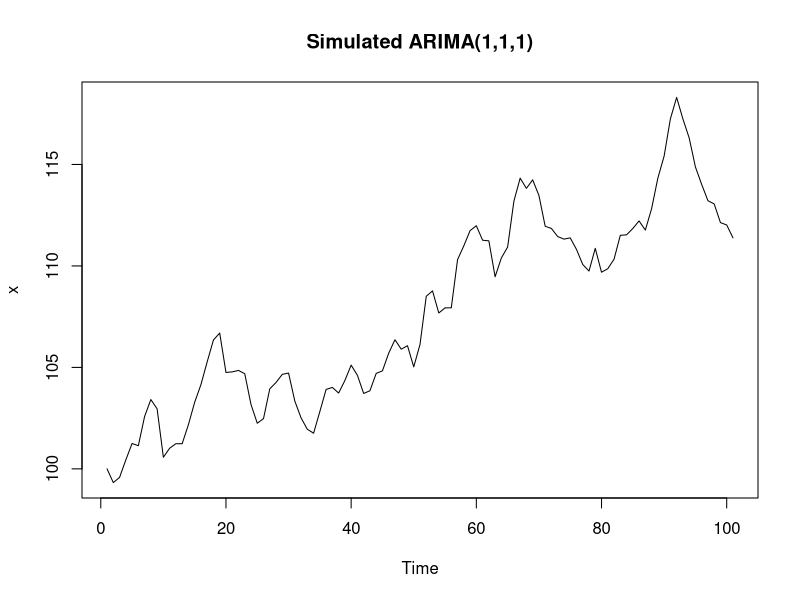
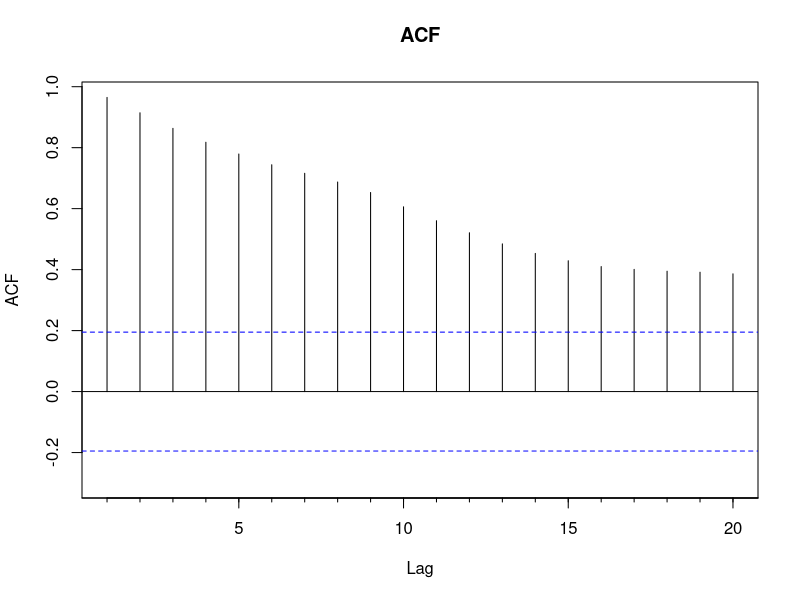
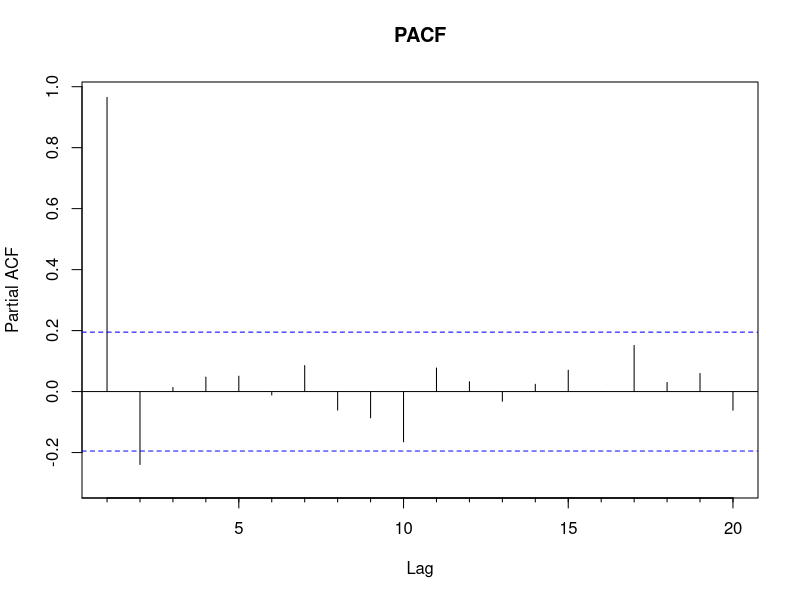
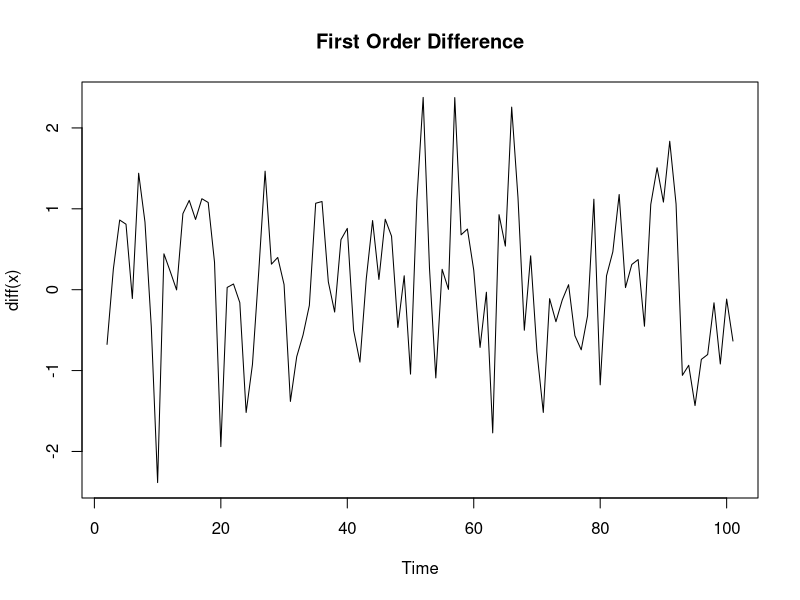
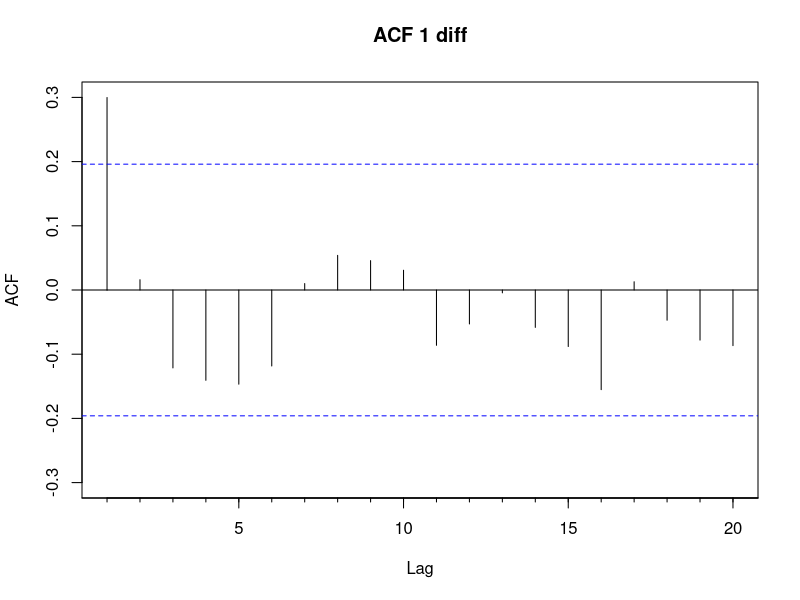
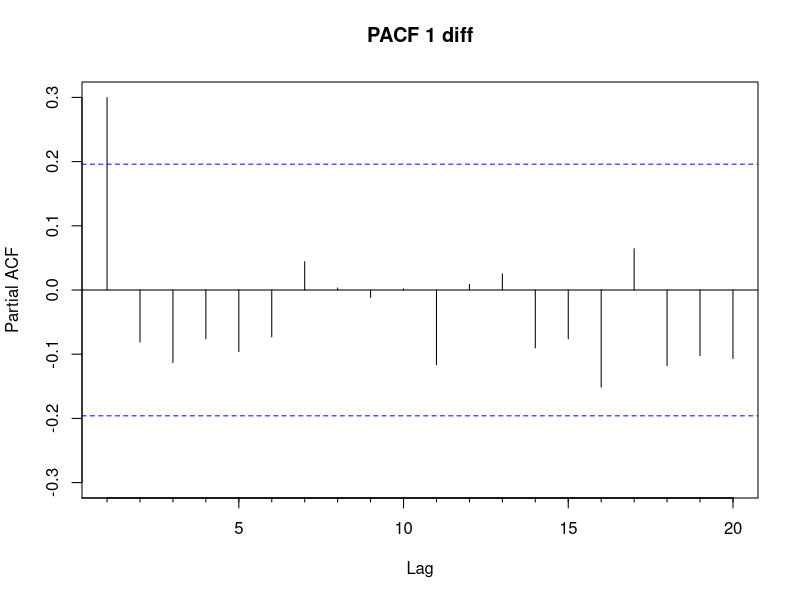

Generate these figures, in order, with R:
## ---- chunk 1

library(forecast)

# Generated Time Series
set.seed(1)
x  = 100 + arima.sim(n = 100,
  model = list(order = c(1, 1, 1), ar = .1, ma = .2))

# Plot the series
plot(x, main = "Simulated ARIMA(1,1,1)")

# Check if there is auto correlation, there is
Acf(x, main = "ACF"); Pacf(x, main = "PACF")

# How many differences does it take for the data to be stationary?
# 1
plot(diff(x), main = "First Order Difference")

# Check the Acf/Pacf with differences
Acf(diff(x), main = "ACF 1 diff")  # One significant spike, suggests MA(1)
Pacf(diff(x), main = "PACF 1 diff") # One significant spike, indicates AR(1)

# Suggested model ARIMA(1,1,1)
mdl1 = arima(x, c(1,1,1))

# How do the ARMA terms compare with the terms used in the sim?
# AR1: .18 vs .1 in the sim
# MA1: .14 vs .2 in the sim
summary(mdl1)

# What does the forecast package auto.arima function suggest?
(mdl2 = auto.arima(x)) # No AR term

# How does the manual model compare with the auto.arima model?
AIC(mdl1, mdl2)

